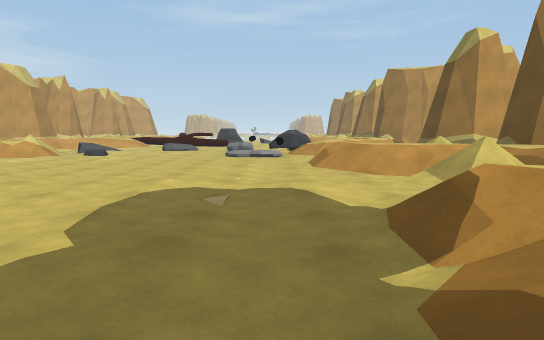
[1] (above)

24 first-person views from a walk through a scene from a Unity 3-D project. The camera is 1.4 m above the floor, tilts 6° down and sees 75° across. The floor is counted in squares, 2 m on a side. Each view is taken from the middle of a square. On the plan, view 1 faces up. The plan holds only what a view shows up to about 11 squares ahead; the rest is blank. The place goes on beyond the plan. Some animated figures are left out.

[2]
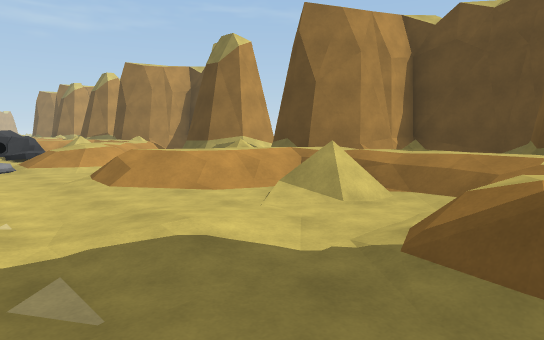

[3]
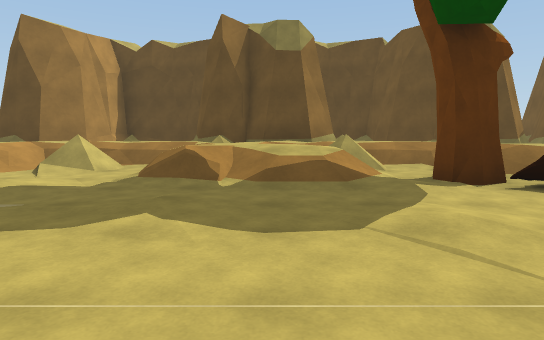

[4]
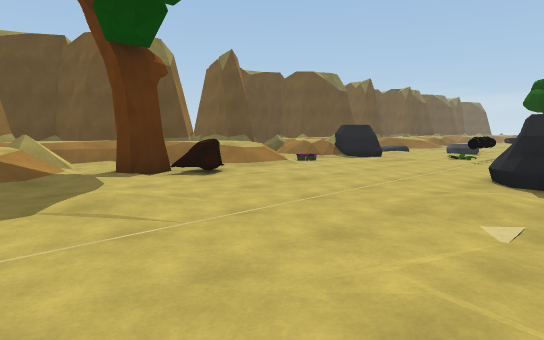

[5]
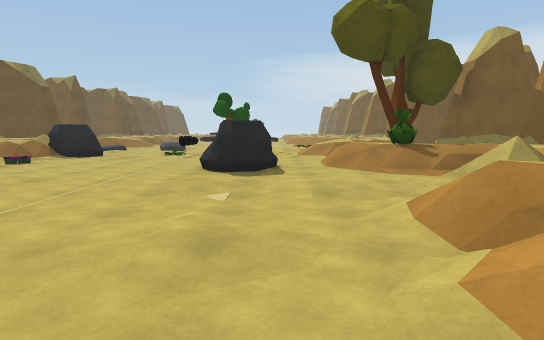

[6]
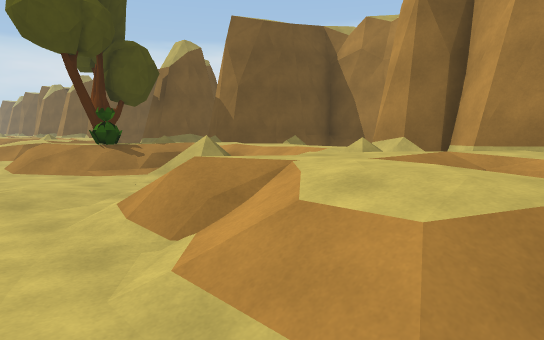

[7]
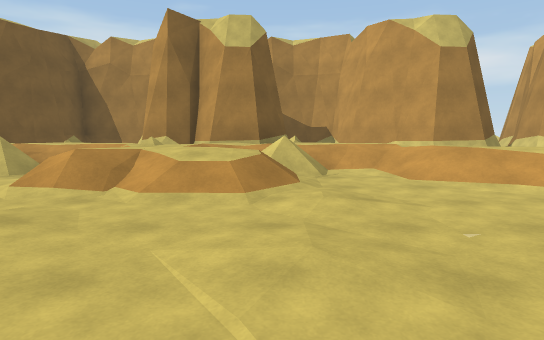

[8]
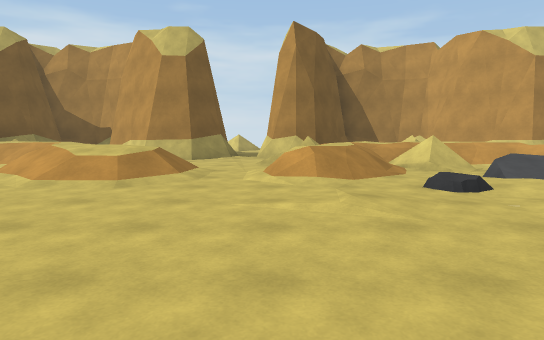

[9]
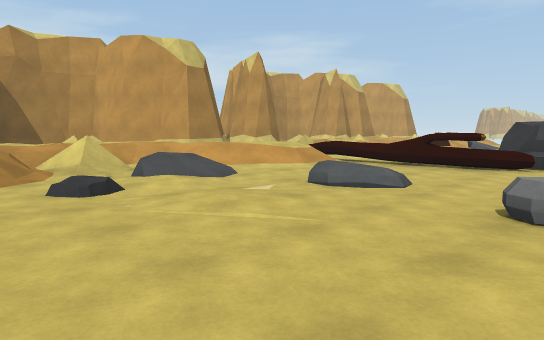

[10]
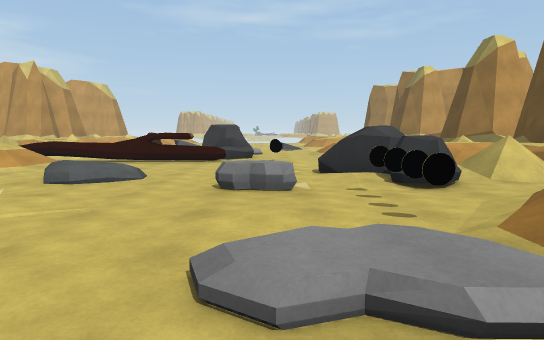

[11]
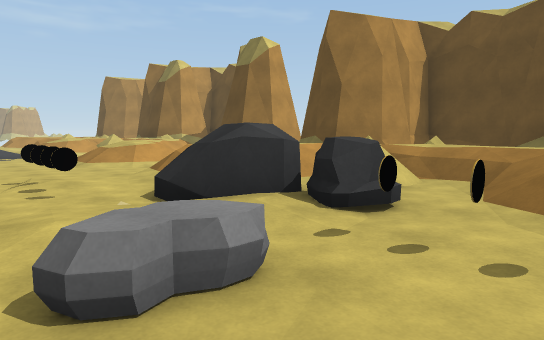

[12]
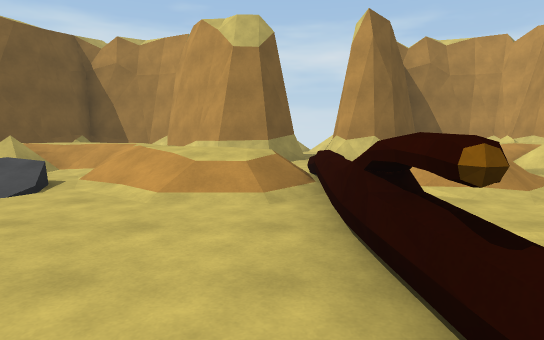

[13]
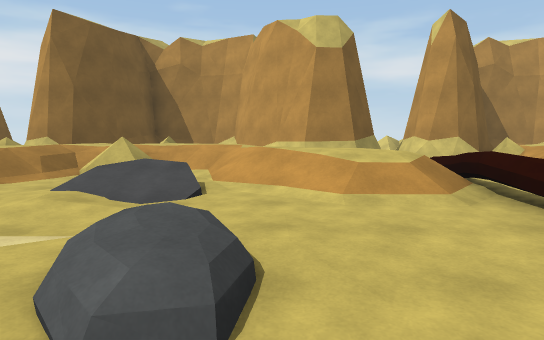

[14]
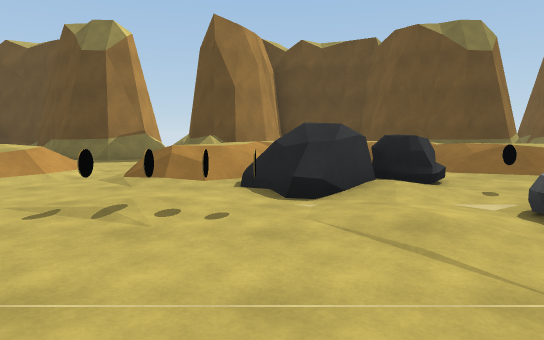

[15]
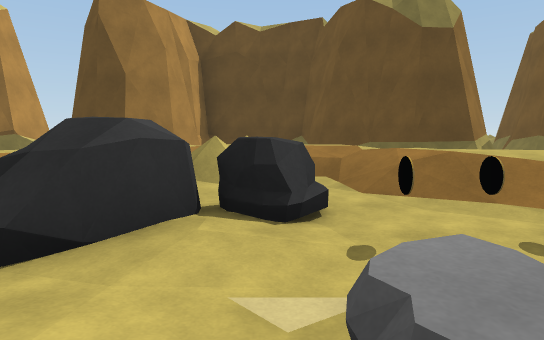

[16]
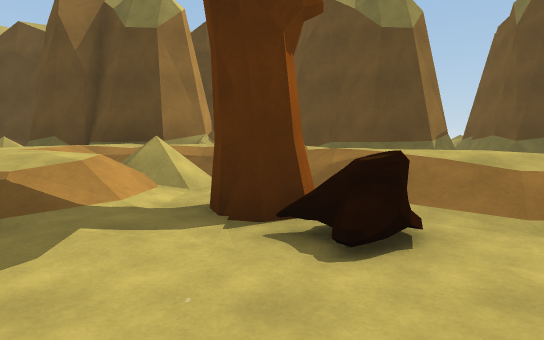

[17]
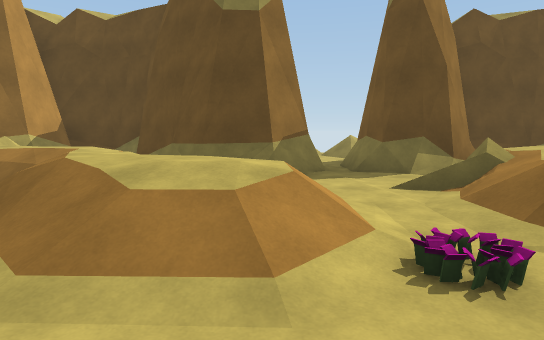

[18]
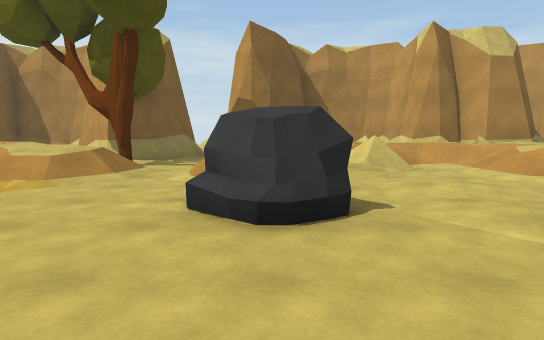

[19]
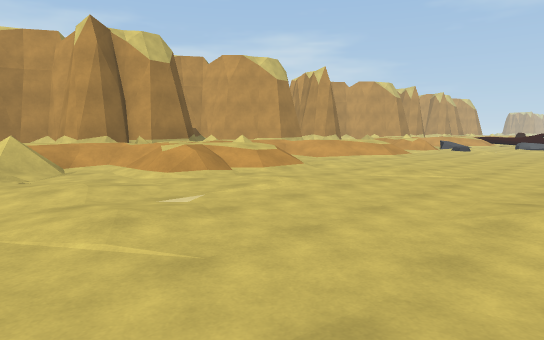

[20]
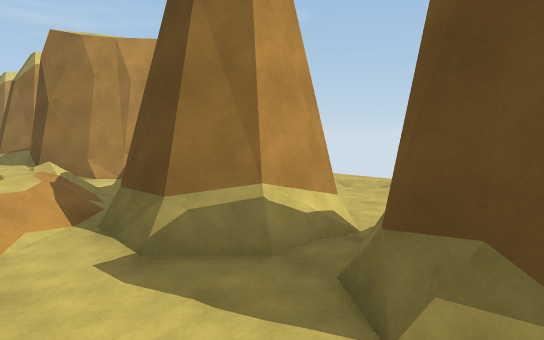

[21]
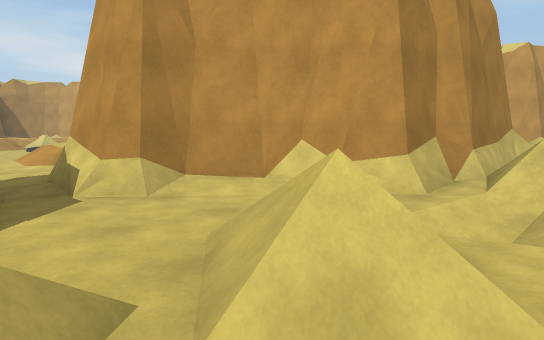

[22]
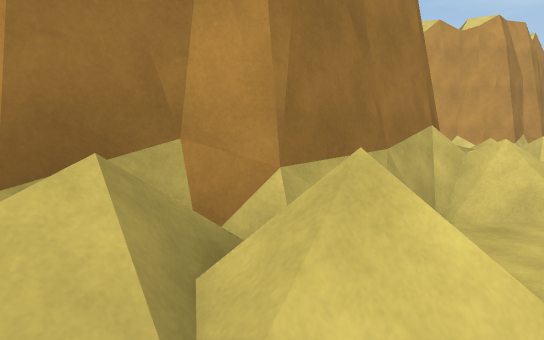

[23]
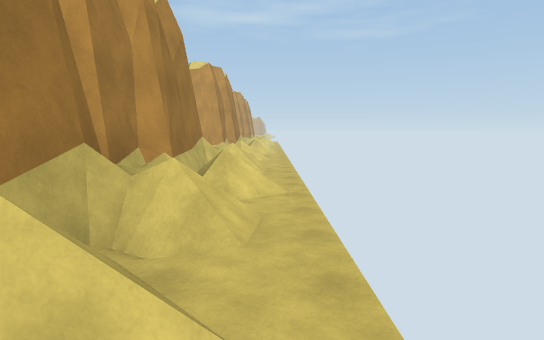

[24]
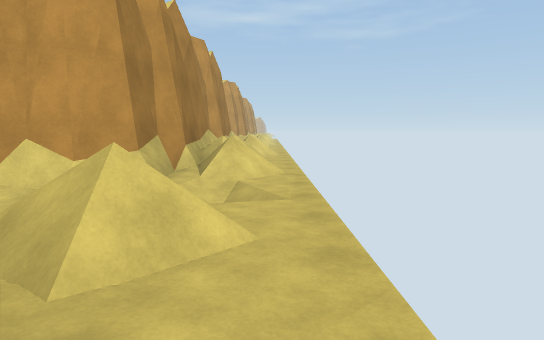

### Floor plan
Key: @ floor where view 1 was taken; # wall or solid block; x gap in a wall; . main floor; : floor 0.25 m higher than the main floor; + floor 1 m higher than the main floor; / step, stairs or slope; = window, fence, low wall or low ledge; ^ raised ledge; R rock; L log; T tree; P plant; O other object.
Columns run from 13 left of view 1 to 11 right of it. Each row starts with its distance up from view 1.
 22             ..  +//#
 21  #/  //     ../+/.##
 20  ##//+//.   ..//..#
 19  ##/////..RR.......x
 18   /..=^^^^#.O./   ##
 17   ##  //....O./++/##  #/
 16   ## /+/....ORR//+/####/
 15  ## /+/.../../R//+ ./##/
 14 ##  +//..//.R.R./+/./##/
 13 #  ///R......O.//+//####/
 12 #  ///.......O//+//####/.
 11 ##//////....///+/.###/.//
 10  ## ////....////..###../.
  9  ##.////..............//.
  8  x............/  .####:/.
  7  ###.///....../++/#####/.
  6  ###  +/.......//+ ####/.
  5  ##//+/........//+  /##/.
  4 ##  +/........../+= /##/.
  3 #  ///........///+#####=/
  2 ###/////....../++ #   #/.
  1   #///+/....../+/+#   #/.
  0   #//+//.....@///+#####=.
 -1 ###/+///......../+#####/.
 -2 #  //........LT./+ /###//
 -3 #  ///.......L./+//####/.
 -4 ##/////......./+  ## #  /
 -5  ##//P//RR....//  #  . /.
 -6   #/  //......P....x..//.
 -7   /...........///.####:/.
 -8   ##T///P..O.RR++/####  .

Positions as (right, up) in squares from view 1, and headings:
1: (0, 0), facing up
2: (-1, 2), facing up-right
3: (-4, 1), facing right
4: (-5, 1), facing down-right
5: (-5, 2), facing down
6: (-5, 2), facing down-left
7: (-2, 2), facing left
8: (-1, 9), facing left
9: (-1, 10), facing up-left
10: (-1, 9), facing up
11: (-2, 12), facing up-right
12: (-2, 17), facing left
13: (-2, 15), facing left
14: (-4, 16), facing right
15: (-2, 14), facing right
16: (-2, -2), facing right
17: (-1, -5), facing right
18: (-1, -5), facing left
19: (-1, -4), facing up-left
20: (3, 7), facing up-right
21: (11, 8), facing up-left
22: (11, 2), facing up-left
23: (11, -2), facing up
24: (11, -8), facing up
